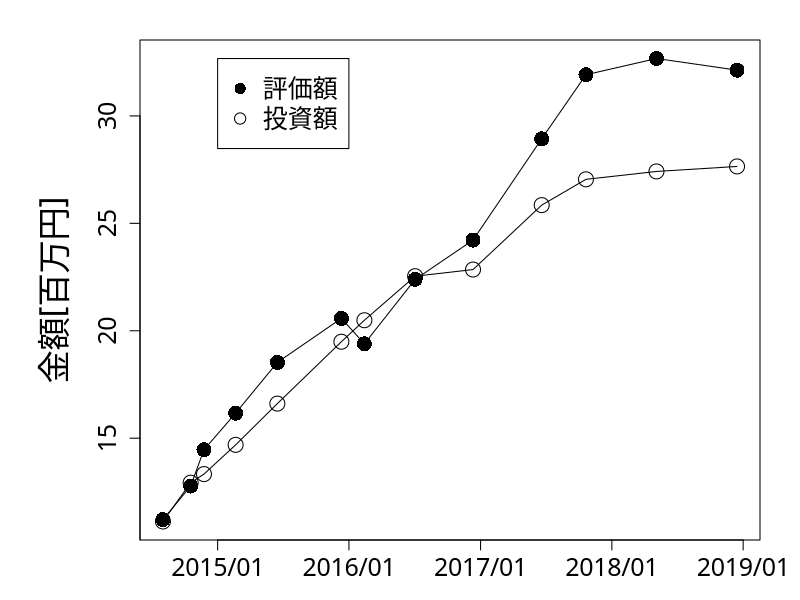

R code for this plot:
#!/usr/bin/env Rscript

t <- read.table("./invest_return.tsv", sep="\t", header=FALSE)

x <- as.Date(t$V1, "%m/%d/%Y")
y1 <- as.numeric(gsub(",","", t$V2))/1000000
y2 <- as.numeric(gsub(",","", t$V3))/1000000
png("../images/investment_return/investment_return.png")
y_range <- range(y1, y2)

par(family = "HiraKakuProN-W3")
# mar – A numeric vector of length 4, which sets the margin sizes in the following order: bottom, left, top, and right. The default is c(5.1, 4.1, 4.1, 2.1).

par(mar = c(3, 7, 2, 2))

# mgp – A numeric vector of length 3, which sets the axis label locations relative to the edge of the inner plot window. The first value represents the location the labels (i.e. xlab and ylab in plot), the second the tick-mark labels, and third the tick marks. The default is c(3, 1, 0).

par(mgp = c(3.5, 1, 0))

plot(x, y1, xlab="", ylab="金額[百万円]", type="o", 
     cex.lab=2, cex.axis=1.5, cex.main=1.5, cex=2, ylim=y_range,
     xaxt="n",
     yaxp = c(10, 30, 4),
     pch=1
     )
lines(x, y2, xlab="", type="o", pch=16,
     ylab="金額[百万円]",
     cex.lab=2, cex.axis=1.5, cex.main=1.5, cex=2, ylim=y_range,
     xaxt="n",
# 1,000万円から3,000万円までを3分割で
     yaxp = c(10, 30, 4)
     )
x_years = as.Date(c("2015/1/1", "2016/1/1", "2017/1/1", "2018/1/1", "2019/1/1"), "%Y/%m/%d")
axis(1, x_years, format(x_years, "%Y/%m"), cex=2, cex.axis=1.5, cex.main=1.5, cex.lab=2)

legend(x_years[1], y_range[2], c("評価額", "投資額"), cex=1.5, pch=c(16, 1))
